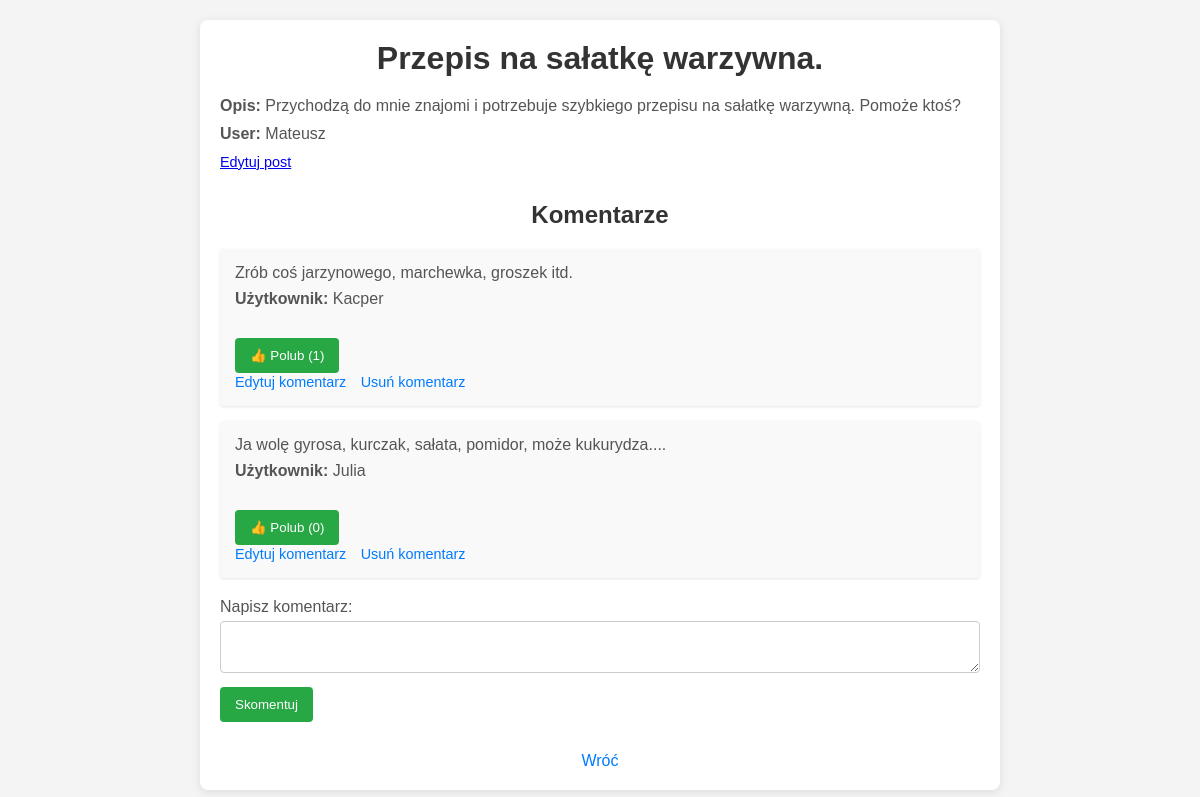
The page /choose_post/17/ (signed in) on the database its author committed.
### posts/models.py (models this page shows, shortened)
class Post(models.Model):
    user = models.ForeignKey(User, on_delete=models.CASCADE)
    title = models.CharField(max_length=300)
    description = models.TextField(null=True, blank=True)
    created_at = models.DateTimeField(auto_now_add=True)

class Comment(models.Model):
    user = models.ForeignKey(User, on_delete=models.CASCADE)
    post = models.ForeignKey(Post, on_delete=models.CASCADE)
    description = models.TextField(blank=True, null=True)
    created_at = models.DateTimeField(auto_now_add=True)
    def like_count(self):
        return self.likes.count()

### posts/views.py (the view)
# urls.py: path('choose_post/<int:post_id>/', choose_post, name='choose-post'),
def choose_post(request, post_id):
    post = get_object_or_404(Post, id=post_id)
    comments = Comment.objects.filter(post=post).select_related("user", "post")
    user_likes = Like.objects.filter(user=request.user, comment__in=comments).values_list("comment_id", flat=True)
    previous_url = request.META.get('HTTP_REFERER', request.path)
    return render(request, 'posts/choose_post.html', {
        'post': post,
        'comments': comments,
        'user_likes': list(user_likes),
        'previous_url': previous_url,
    })

### posts/templates/posts/choose_post.html (shortened to what this page needs)
<!DOCTYPE html>
<html lang="en">
<head>
</head>
<body>
    <div class="post-container">
        <h1>{{ post.title }}</h1>
        <div class="post-details">
            <p><strong>Opis:</strong> {{ post.description }}</p>
            <p><strong>User:</strong> {{ post.user }}</p>
            {% if request.user == post.user or request.user.username == 'Mateusz' %}
            <div class="post-actions">
                <a href="{% url 'edit-post' post.id %}">Edytuj post</a>
            </div>
            {% endif %}
        </div>
        <div class="comments-section">
            <h2>Komentarze</h2>
            <ul>
                {% for comment in comments %}
                <li>
                    {% if edit_comment_id and comment.id|stringformat:"s" == edit_comment_id %}
                    <form method="POST" action="{% url 'edit-comment' comment.id post.id %}">
                        {% csrf_token %}
                        <label for="description">Nowy komentarz:</label>
                        <textarea name="description" id="description">{{ comment.description }}</textarea>
                        <button type="submit">Zapisz zmiany</button>
                    </form>
                    {% else %}
                    <p>{{ comment.description }}</p>
                    <p><strong>Użytkownik:</strong> {{ comment.user }}</p>
                    <form action="{% url 'toggle-like' comment.id %}" method="POST">
                        <button type="submit">
                            {% if comment.id in user_likes %}
                            👍 Polubiono
                            {% else %}
                            👍 Polub
                            {% endif %}
                            ({{ comment.like_count }})
                        </button>
                    </form>
                    {% if comment.user == request.user or request.user.username == 'Mateusz' %}
                    <div class="comment-actions">
                        <a href="{% url 'edit-comment' comment.id post.id %}">Edytuj komentarz</a>
                        <a href="{% url 'delete-comment' comment.id post.id %}">Usuń komentarz</a>
                    </div>
                    {% endif %}
                    {% endif %}
                </li>
                {% empty %}
                <p>Nie ma jeszcze komentarzy</p>
                {% endfor %}
            </ul>
        </div>
        <form method="POST" action="{% url 'add-comment' post.id %}?next={{ request.path }}">
            <label for="description">Napisz komentarz:</label>
            <textarea name="description" id="description"></textarea>
            <button type="submit">Skomentuj</button>
        </form>
        <a class="back-link" href="{% url 'post-list' %}">Wróć</a>
    </div>
</body>
</html>

### posts/templates/posts/choose_post.html (style rules this page uses)
* { margin: 0; padding: 0; box-sizing: border-box; }
body { font-family: Arial, sans-serif; background-color: #f4f4f4; padding: 20px; }
li a { color: #007BFF; text-decoration: none; }
.post-actions a { margin-right: 10px; font-size: 0.9em; }
.post-container { max-width: 800px; margin: 0 auto; background: #fff; padding: 20px; border-radius: 8px; box-shadow: 0 2px 10px rgba(0, 0, 0, 0.1); }
h1, h2 { text-align: center; margin-bottom: 20px; color: #333; }
.post-details p { margin-bottom: 10px; color: #555; }
.comments-section { margin-top: 30px; }
.comments-section ul { list-style: none; padding: 0; }
.comments-section li { background: #f9f9f9; margin-bottom: 15px; padding: 15px; border-radius: 4px; box-shadow: 0 1px 3px rgba(0, 0, 0, 0.1); }
.comments-section li p { margin-bottom: 8px; color: #555; }
.comment-actions a { margin-right: 10px; color: #007BFF; text-decoration: none; font-size: 0.9em; }
form { margin-top: 20px; }
form label { display: block; margin-bottom: 5px; color: #555; }
form textarea { width: 100%; padding: 10px; border: 1px solid #ccc; border-radius: 4px; resize: vertical; }
form button { margin-top: 10px; padding: 10px 15px; background: #28a745; color: #fff; border: none; border-radius: 4px; cursor: pointer; }
.back-link { display: block; text-align: center; margin-top: 30px; color: #007BFF; text-decoration: none; }

### rows shown on the page
Post: title "Przepis na sałatkę warzywna.", description "Przychodzą do mnie znajomi i potrzebuje szybkiego przepisu na sałatkę warzywną. Pomoże ktoś?", user "Mateusz"
Comment: description "Zrób coś jarzynowego, marchewka, groszek itd.", user "Kacper", shows "👍 Polub", like_count "1", shows "Edytuj komentarz"
Comment: description "Ja wolę gyrosa, kurczak, sałata, pomidor, może kukurydza....", user "Julia", shows "👍 Polub", like_count "0", shows "Edytuj komentarz"
